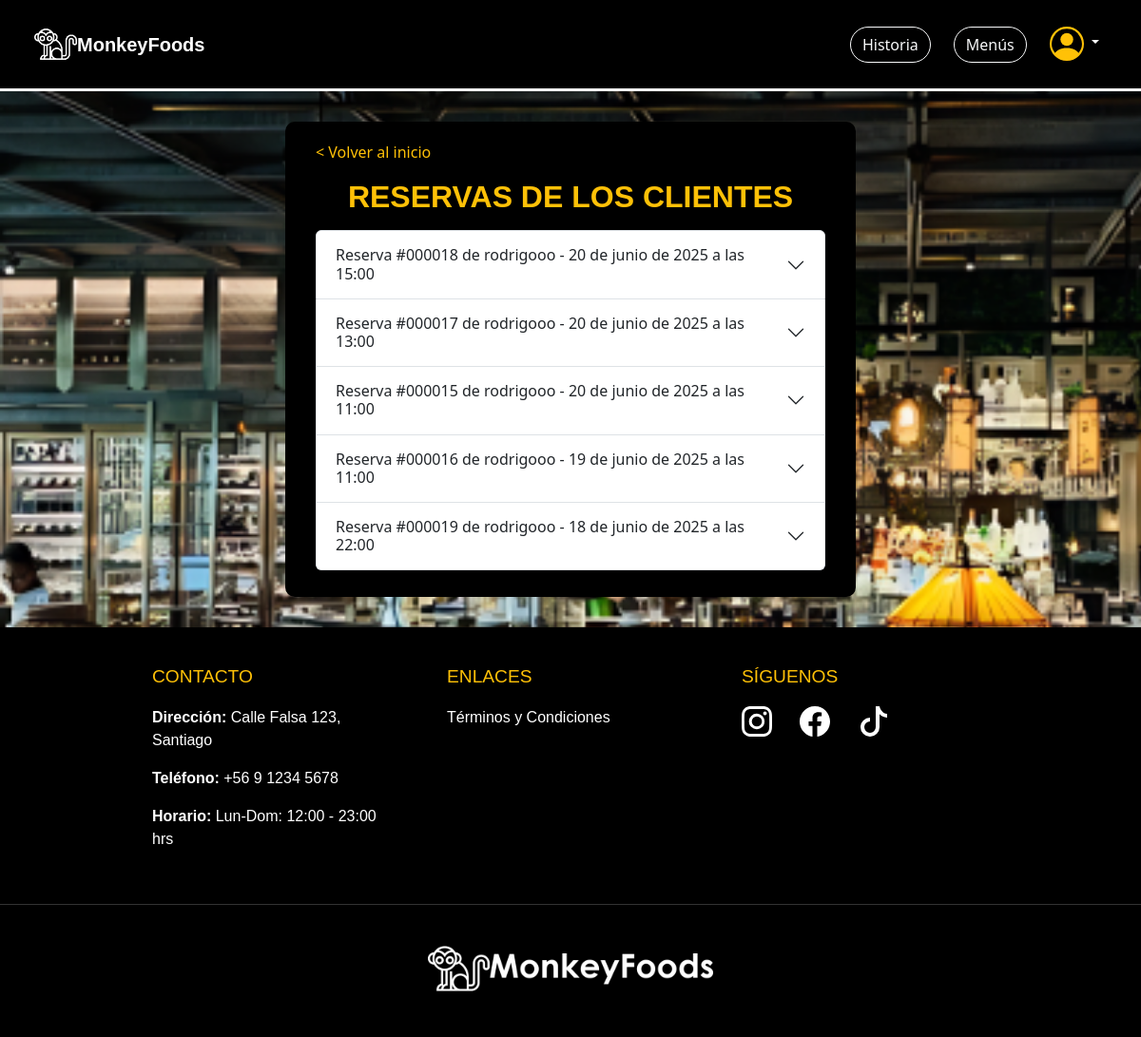
/reservas_mesero/ (signed in), run on the app's committed database.
### apps/reservas/models.py (models this page shows, shortened)
class Reserva(models.Model):
    ESTADOS_RESERVA = (
        ('borrador', 'Borrador'),
        ('completada', 'Completada'),
    )
    id_reserva = models.CharField(max_length=12, unique=True, editable=False)
    cliente = models.ForeignKey(settings.AUTH_USER_MODEL, on_delete=models.CASCADE)
    nombre_reserva = models.CharField(max_length=100)
    fecha = models.DateField()
    hora = models.TimeField()
    telefono = models.CharField(max_length=20)
    comensales = models.PositiveIntegerField(default=1)
    abono = models.DecimalField(max_digits=8, decimal_places=2)
    total = models.DecimalField(max_digits=8, decimal_places=2)
    mesas = models.ManyToManyField('Mesa')
    menu = models.ForeignKey(Menu, on_delete=models.SET_NULL, null=True, blank=True)  #modelo menú
    zona = models.ForeignKey('Zona', on_delete=models.CASCADE, null=True, blank=True)
    estado = models.CharField(max_length=20, choices=ESTADOS_RESERVA, default='borrador')

### apps/registrar/models.py (models this page shows, shortened)
class CustomUser(AbstractUser):
    ROL_CHOICES = (
        (1, 'Cliente'),
        (2, 'Mesero'),
        (3, 'Cocinero'),
        (4, 'Administrador'),
    )
    rol = models.PositiveSmallIntegerField(choices=ROL_CHOICES, default=1)
    foto_perfil = models.ImageField(upload_to='fotos_perfil/', blank=True, null=True)

### apps/reservas_mesero/views.py (the view)
# urls.py: path('', views.reservas_mesero, name='reservas_mesero'),
def reservas_mesero(request):
    reservas = Reserva.objects.select_related('cliente').order_by('-fecha', '-hora')
    return render(request, 'reservas_mesero/reservas_mesero.html', {
        'reservas': reservas
    })

### apps/reservas_mesero/templates/reservas_mesero/reservas_mesero.html (shortened to what this page needs)
{% load static %}
<!DOCTYPE html>
<html lang="es">
<head>
    <link href="https://cdn.jsdelivr.net/npm/bootstrap@5.3.3/dist/css/bootstrap.min.css" rel="stylesheet"
>
    <link rel="stylesheet" href="https://cdn.jsdelivr.net/npm/bootstrap-icons@1.11.3/font/bootstrap-icons.min.css">
    <link rel="stylesheet" href="{% static 'reservas_mesero/css/styles.css' %}">
</head>
<body class="body-fondo">
    <nav class="navbar navbar-expand-lg bg-body-primary navbar-settings p-4">
        <div class="container-fluid">
            <a href="{% url 'index' %}">
                <img style="width: 45px; height: 45px;" src="{% static 'home/img/mono-blanco.png' %}" alt="marca">
                <a class="navbar-brand marca" href="{% url 'index' %}">MonkeyFoods</a>
            </a>
            <div class="collapse navbar-collapse" id="navbarSupportedContent">
                {% if request.user.is_authenticated %}
                <form class="d-flex gap-4" role="search">
                    <a href="{% url 'historia' %}">
                        <button class="btn btn-outline-light history" type="button">Historia</button>
                    </a>
                    <a href="{% url 'menus' %}">
                            <button class="btn btn-outline-light history" type="button">Menús</button>
                        </a>
                    <div class="nav-item dropdown dropdown-perfil me-2">
                        <a class="nav-link dropdown-toggle" href="#" role="button" data-bs-toggle="dropdown">
                        </a>
                    </div>
                </form>
                {% endif %}
            </div>
        </div>
    </nav>
     <div class="form-container">
        <div class="container mb-2">
            <a href="{% url 'index' %}" class="text-warning text-decoration-none mb-3 d-block">&lt; Volver al inicio</a>
            <h2 class="text-warning text-center mb-3" style="font-family: 'Century Gothic', sans-serif; font-weight: bolder;">RESERVAS DE LOS CLIENTES</h2>
            <div class="accordion" id="accordionReservas">
                {% for reserva in reservas %}
                <div class="accordion-item">
                    <h2 class="accordion-header" id="heading{{ reserva.id }}">
                        <button class="accordion-button collapsed" type="button" data-bs-toggle="collapse"
                            data-bs-target="#collapse{{ reserva.id }}">
                            Reserva #{{ reserva.id_reserva }} de {{ reserva.cliente.username }} - {{ reserva.fecha }} a las {{ reserva.hora }}
                        </button>
                    </h2>
                </div>
                {% empty %}
                <p class="text-center" style="font-size: 18px; color: grey; font-style: italic;">No tienes reservas
                    registradas.</p>
                {% endfor %}
            </div>
        </div>
    </div>
    <footer class="footer-triple">
        <div class="footer-contenido">
            <div class="footer-columna">
                <h3>Contacto</h3>
                <p><strong>Dirección:</strong> Calle Falsa 123, Santiago</p>
                <p><strong>Teléfono:</strong> +56 9 1234 5678</p>
                <p><strong>Horario:</strong> Lun-Dom: 12:00 - 23:00 hrs</p>
            </div>
            <div class="footer-columna">
                <h3>Enlaces</h3>
                <ul class="footer-links">
                    <li><a href="#">Términos y Condiciones</a></li>
                </ul>
            </div>
            <div class="footer-columna">
                <h3>Síguenos</h3>
                <div class="redes-sociales">
                    <a href="#"></a>
                    <a href="#"></a>
                    <a href="#"><svg xmlns="http://www.w3.org/2000/svg" width="32" height="32" fill="currentColor" class="bi bi-tiktok" viewBox="0 0 16 16">
                                    <path d="M9 0h1.98c.144.715.54 1.617 1.235 2.512C12.895 3.389 13.797 4 15 4v2c-1.753 0-3.07-.814-4-1.829V11a5 5 0 1 1-5-5v2a3 3 0 1 0 3 3z"/>
                                </svg></a>
                </div>
            </div>
        </div>
        <div class="footer-logo-container">
            <a href="#">
                <img src="{% static 'home/img/logo_blanco.png' %}" alt="Logo" class="footer-logo">
            </a>
        </div>
    </footer>
</html>

### apps/reservas_mesero/static/reservas_mesero/css/styles.css (style rules this page uses)
html, body { max-width: 100%; overflow-x: hidden; }
.navbar-settings { background-color: black; border-bottom: 3px solid; color: white; }
.marca { color: white; font-weight: bold; text-align: right; background-size: 20%; font-family: "Century Gothic", sans-serif; }
.history { border-radius: 40px; }
.body-fondo { background-image: url(../img/fondo.png); background-size: cover; background-position: cover; background-repeat: no-repeat; background-attachment: fixed; }
.dropdown-perfil { min-width: auto; max-width: auto; width: auto; }
.form-container { max-width: 600px; width: 90%; display: grid; color: white; background-color: black; border-radius: 10px; padding: 20px; margin: 2rem auto; }
.footer-triple { background: black; color: white; font-family: "Century Gothic", sans-serif; padding: 40px 0 20px; display: flex; flex-direction: column; align-items: center; width: 100%; }
.footer-contenido { display: flex; justify-content: space-around; max-width: 1200px; margin: 0 auto; padding: 0 20px; gap: 30px; }
.footer-columna { width: 280px; padding: 0 10px; text-align: left; }
.footer-columna h3 { color: #ffc107; font-size: 1.2rem; margin-bottom: 20px; text-transform: uppercase; }
.footer-links, .redes-sociales { list-style: none; padding: 0; }
.footer-links li, .redes-sociales a { margin-bottom: 10px; }
.footer-links a, .redes-sociales a { color: white; text-decoration: none; transition: color 0.3s; }
.redes-sociales svg { margin-right: 25px; color: white; }
.footer-logo-container { width: 100%; text-align: center; margin-top: 40px; padding: 20px 0; border-top: 1px solid #333333; }
.footer-logo { margin-top: 15px; max-width: 300px; height: auto; filter: brightness(0) invert(1); }

### data on the page
Reserva: id_reserva "000018", cliente.username "rodrigooo", fecha "20 de junio de 2025", hora "15:00"
Reserva: id_reserva "000017", cliente.username "rodrigooo", fecha "20 de junio de 2025", hora "13:00"
Reserva: id_reserva "000015", cliente.username "rodrigooo", fecha "20 de junio de 2025", hora "11:00"
Reserva: id_reserva "000016", cliente.username "rodrigooo", fecha "19 de junio de 2025", hora "11:00"
Reserva: id_reserva "000019", cliente.username "rodrigooo", fecha "18 de junio de 2025", hora "22:00"
